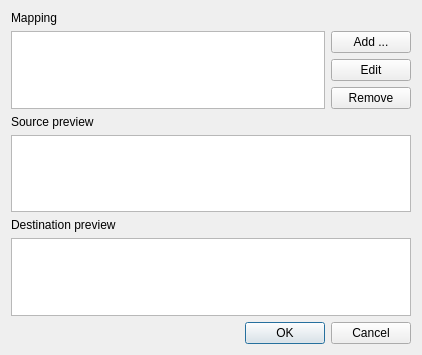
<?xml version="1.0" encoding="UTF-8"?>
<ui version="4.0">
 <class>mdtFieldMapDialog</class>
 <widget class="QDialog" name="mdtFieldMapDialog">
  <property name="geometry">
   <rect>
    <x>0</x>
    <y>0</y>
    <width>422</width>
    <height>355</height>
   </rect>
  </property>
  <property name="windowTitle">
   <string>Dialog</string>
  </property>
  <layout class="QVBoxLayout" name="verticalLayout_2">
   <item>
    <widget class="QLabel" name="lbMapping">
     <property name="text">
      <string>Mapping</string>
     </property>
    </widget>
   </item>
   <item>
    <layout class="QHBoxLayout" name="horizontalLayout">
     <item>
      <widget class="QTableWidget" name="twMapping"/>
     </item>
     <item>
      <layout class="QVBoxLayout" name="verticalLayout">
       <item>
        <widget class="QPushButton" name="pbAdd">
         <property name="text">
          <string>Add ...</string>
         </property>
        </widget>
       </item>
       <item>
        <widget class="QPushButton" name="pbEdit">
         <property name="text">
          <string>Edit</string>
         </property>
        </widget>
       </item>
       <item>
        <widget class="QPushButton" name="pbRemove">
         <property name="text">
          <string>Remove</string>
         </property>
        </widget>
       </item>
       <item>
        <spacer name="verticalSpacer">
         <property name="orientation">
          <enum>Qt::Vertical</enum>
         </property>
         <property name="sizeHint" stdset="0">
          <size>
           <width>20</width>
           <height>18</height>
          </size>
         </property>
        </spacer>
       </item>
      </layout>
     </item>
    </layout>
   </item>
   <item>
    <widget class="QLabel" name="lbSourcePreview">
     <property name="text">
      <string>Source preview</string>
     </property>
    </widget>
   </item>
   <item>
    <widget class="QTableWidget" name="twSourcePreview"/>
   </item>
   <item>
    <widget class="QLabel" name="lbDestinationPreview">
     <property name="text">
      <string>Destination preview</string>
     </property>
    </widget>
   </item>
   <item>
    <widget class="QTableWidget" name="twDestinationPreview"/>
   </item>
   <item>
    <widget class="QDialogButtonBox" name="buttonBox">
     <property name="orientation">
      <enum>Qt::Horizontal</enum>
     </property>
     <property name="standardButtons">
      <set>QDialogButtonBox::Cancel|QDialogButtonBox::Ok</set>
     </property>
    </widget>
   </item>
  </layout>
 </widget>
 <resources/>
 <connections>
  <connection>
   <sender>buttonBox</sender>
   <signal>accepted()</signal>
   <receiver>mdtFieldMapDialog</receiver>
   <slot>accept()</slot>
   <hints>
    <hint type="sourcelabel">
     <x>248</x>
     <y>254</y>
    </hint>
    <hint type="destinationlabel">
     <x>157</x>
     <y>274</y>
    </hint>
   </hints>
  </connection>
  <connection>
   <sender>buttonBox</sender>
   <signal>rejected()</signal>
   <receiver>mdtFieldMapDialog</receiver>
   <slot>reject()</slot>
   <hints>
    <hint type="sourcelabel">
     <x>316</x>
     <y>260</y>
    </hint>
    <hint type="destinationlabel">
     <x>286</x>
     <y>274</y>
    </hint>
   </hints>
  </connection>
 </connections>
</ui>
